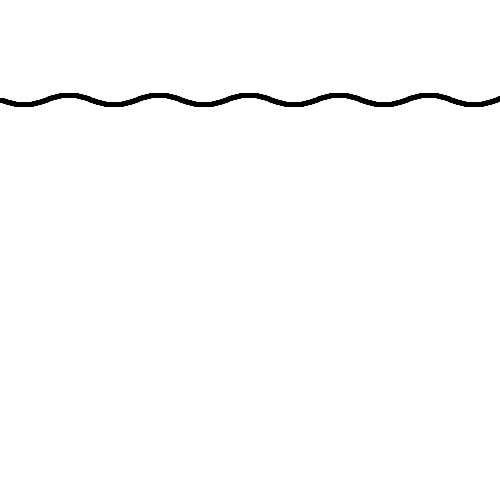
Frame 1 (no input)
Frame 60 (the mouse pressed at the canvas centre just before this capture): identical to frame 1, image omitted
Frame 120 (the mouse held since frame 60 and released just before this capture): identical to frame 1, image omitted

The Processing sketch that drew this single still picture (run headless with seeded random() and noise(); from frame 60 on, the mouse is pressed at the canvas centre):

// Processing sketch: processing_129105
// ── processing_129105.pde

float waveHeight = 5;

void setup()
{
  size(500, 500);
}

void draw()
{
  background(255);
  strokeWeight(5);
  
  // start position
  float starty = 100.0;
  
  float ly = starty;
  float lx = 0.0;
   
  // end position
  float endx = 500.0;
  float endy = 100.0;
   
  // only draw until we've exceeded the end position
  // && means 'and' and that both things have to be true
  while (lx < endx)
  {
    // how far down the wave goes
    float waveHeight = 5;
    float waveFrequency = 4;
    float nextX = lx + 1;
    float nextY = starty + waveHeight * sin(radians(lx * waveFrequency));
    line(lx, ly, nextX, nextY);
    ly = nextY;
    lx = nextX;
  }
 

}
